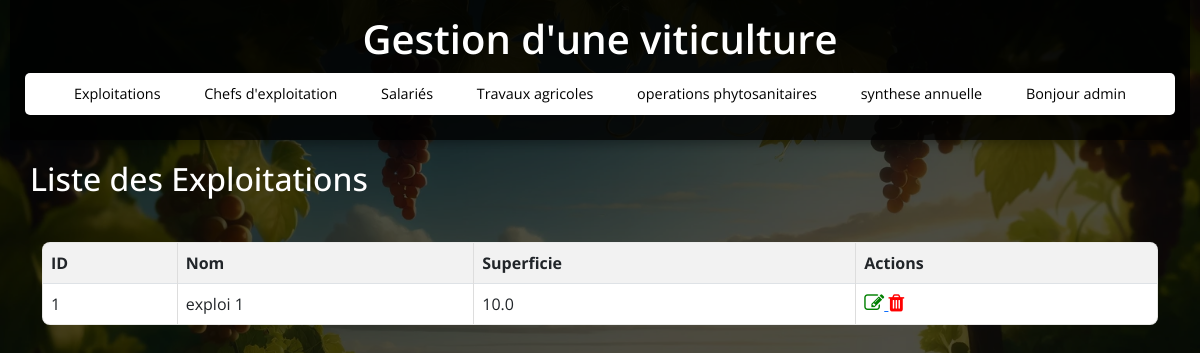
Page /exploitations (signed in) on the earlier database version.
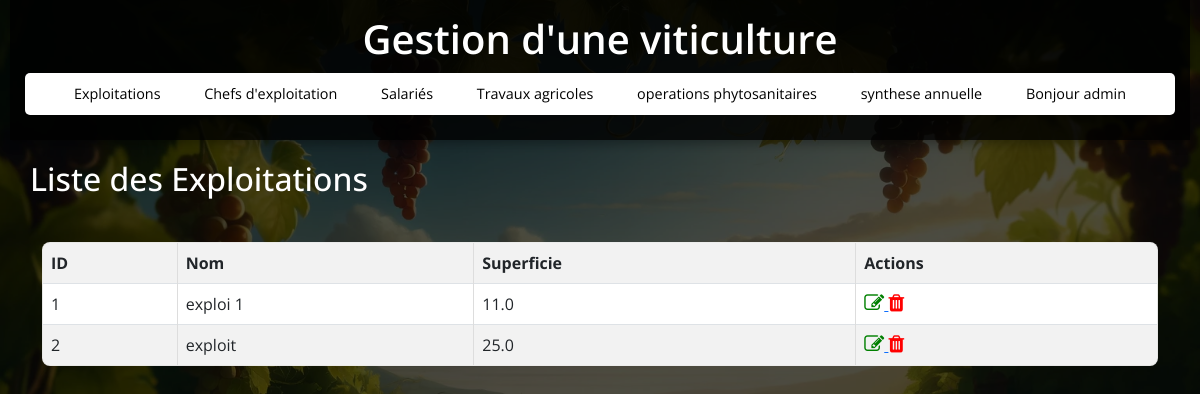
Same page on the later database version.
### tables this page shows
CREATE TABLE exploitations (
                    id_exploitation INTEGER PRIMARY KEY,
                    nom_exploitation TEXT,
                    superficie REAL
                );

### app.py (the view)
@app.route('/exploitations')
def exploitations():
    if 'user_id' not in session:
        return redirect(url_for('login'))
    conn = get_db_connection()
    exploitations = conn.execute('SELECT * FROM exploitations').fetchall()
    conn.close()
    return render_template('exploitations.html', exploitations=exploitations)

### app.py (called while the page is built)
def get_db_connection():
    conn = sqlite3.connect(DB_NAME)
    conn.row_factory = sqlite3.Row  # Retourne les résultats sous forme de dictionnaire
    return conn

### templates/exploitations.html
{% extends 'base.html' %}
{% block content %}
    <h2>Liste des Exploitations</h2>
    <div class="container mt-4">
        <div class="table-responsive">
            <table id="operations_phytosanitairesTable" class="table table-striped table-bordered">
        <tr>
            <th>ID</th>
            <th>Nom</th>
            <th>Superficie</th>
            <th>Actions</th>
        </tr>
        {% for exploitation in exploitations %}
        <tr>
            <td>{{ exploitation.id_exploitation }}</td>
            <td>{{ exploitation.nom_exploitation }}</td>
            <td>{{ exploitation.superficie }}</td>
            <td>
                <a href="{{ url_for('edit_exploitation', id=exploitation.id_exploitation) }}">
                    <i class="fa fa-edit" style="font-size:20px;color:green"></i>
                </a>
                <a href="{{ url_for('delete_exploitation', id=exploitation.id_exploitation) }}">
<i class="fa fa-trash" style="font-size:20px;color:red;"></i>
                </a>
            </td>
        </tr>
        {% endfor %}
    </table>
</div>
</div>
{% endblock %}

### templates/base.html (shortened to what this page needs)
<!DOCTYPE html>
<html lang="en">
<head>
    <link href="https://cdn.jsdelivr.net/npm/bootstrap@5.3.0-alpha1/dist/css/bootstrap.min.css" rel="stylesheet">
    <link rel="stylesheet" href="{{ url_for('static', filename='style.css') }}">
    <link rel="stylesheet" href="https://cdnjs.cloudflare.com/ajax/libs/font-awesome/4.7.0/css/font-awesome.min.css">
    <link rel="stylesheet" type="text/css" href="https://cdn.datatables.net/1.13.4/css/jquery.dataTables.css">
</head>
<body>
    <header>
        <h1>Gestion d'une viticulture</h1>
        <nav>
            <ul>
                <li class="dropdown">
                    <a href="javascript:void(0)" class="dropbtn">Exploitations</a>
                </li>
                {% if session.get('admin')=="admin" %}
                <li class="dropdown">
                    <a href="javascript:void(0)" class="dropbtn">Chefs d'exploitation</a>
                </li>
                {% endif %}
                <li class="dropdown">
                    <a href="javascript:void(0)" class="dropbtn">Salariés </a>
                </li>
                <li class="dropdown">
                    <a href="javascript:void(0)" class="dropbtn">Travaux agricoles </a>
                </li>
                <li class="dropdown">
                    <a href="javascript:void(0)" class="dropbtn">operations phytosanitaires </a>
                </li>
                <li class="dropdown">
                    <a href="javascript:void(0)" class="dropbtn">synthese annuelle </a>
                </li>
                <li class="dropdown">
                    <a href="javascript:void(0)" class="dropbtn">Bonjour {{ session.get('admin') }} </a>
                </li>
            </ul>
        </nav>
    </header>
    <main>
        {% block content %}{% endblock %}
    </main>
</body>
</html>

### static/style.css (style rules this page uses)
* { margin: 0; padding: 0; box-sizing: border-box; font-family: "Open Sans", sans-serif; }
body { display: flex; flex-direction: column; align-items: center; justify-content: flex-start; min-height: 100vh; width: 100%; background: url("./img/viticulture.webp") center/cover no-repeat, #000; padding: 0 10px; position: relative; overflow-y: auto; color: #fff; }
body::before { content: ""; position: absolute; width: 100%; height: 100%; background: rgba(0, 0, 0, 0.7); z-index: -1; }
header { background-color: rgba(0, 0, 0, 0.8); color: white; padding: 15px; width: 100%; text-align: center; box-shadow: 0 4px 10px rgba(0, 0, 0, 0.3); }
header h1 { margin: 0; font-weight: 600; }
nav ul { list-style: none; padding: 0; margin: 10px 0; text-align: center; }
nav ul li { display: inline-block; position: relative; }
nav ul li a { color: black; text-decoration: none; padding: 10px 20px; display: block; }
main { padding: 20px; width: 100%; z-index: 1; }
table { width: 100%; border-collapse: collapse; margin-top: 20px; background: rgba(255, 255, 255, 0.9); color: #333; border-radius: 8px; overflow: hidden; }
table, th, td { border: 1px solid #ddd; }
th, td { padding: 8px; text-align: left; }
h2 { font-size: 2rem; margin-bottom: 20px; color: #fff; }
ul { margin-top: 15px; list-style: none; color: red; background-color: white; padding: 10px; border-radius: 5px; font-size: 0.9rem; }

Differences in the rows shown:
changed exploitations "exploi 1": superficie "10.0" → "11.0"
added exploitations: id_exploitation "2", nom_exploitation "exploit", superficie "25.0"
